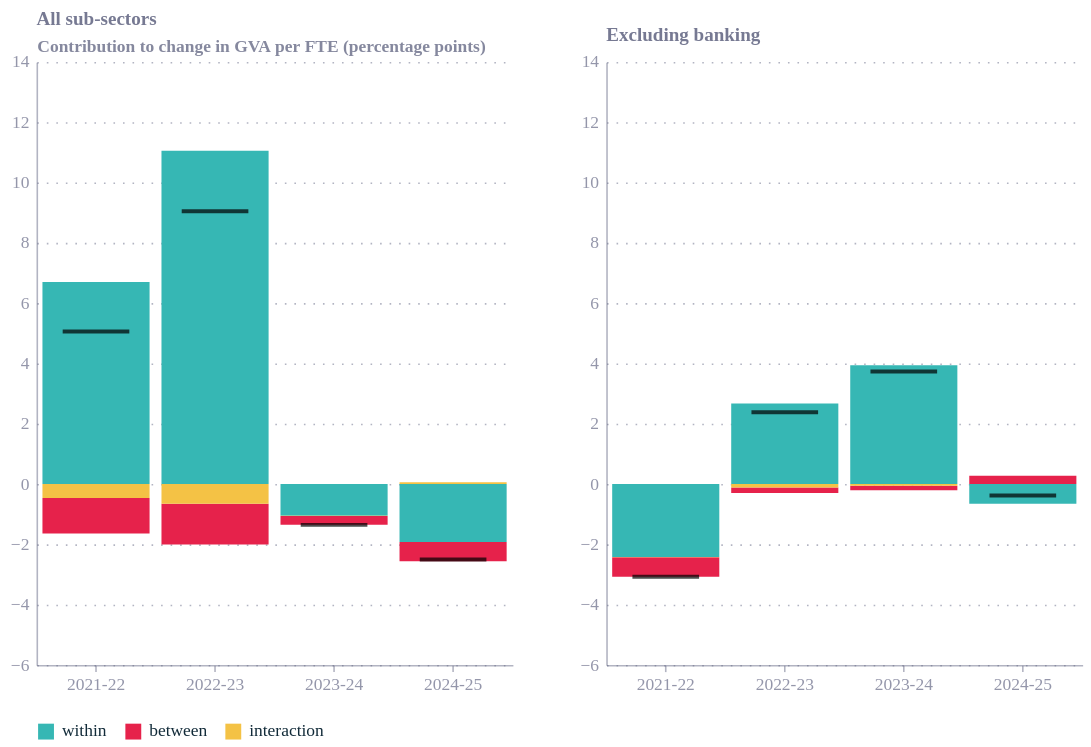

Write notebook code for a chart like this one.
### Code cell
import numpy as np

# ---- annual decomposition, as % of start-year GVA per FTE  (uses w and shiftshare from above)
periods = [(2021, 2022), (2022, 2023), (2023, 2024), (2024, 2025)]
components = ["within", "between", "interaction"]

def decomp_table(df, panel):
    rows = []
    for y0, y1 in periods:
        s = shiftshare(df, y0, y1)
        for comp in components:
            rows.append({"panel": panel, "period": f"{y0}-{str(y1)[2:]}", "component": comp,
                         "pct": s[comp] / s["P0"] * 100})
    return pd.DataFrame(rows)

no_bank = w[w["Division Description"] != "Monetary intermediation"]
d = pd.concat([decomp_table(w, "All sub-sectors"), decomp_table(no_bank, "Excluding banking")])
total = d.groupby(["panel", "period"], as_index=False)["pct"].sum()
print(d.pivot_table(index=["panel", "period"], columns="component", values="pct")
       .assign(total=total.set_index(["panel", "period"])["pct"]).round(1))

pos = d[d.pct > 0].groupby(["panel", "period"])["pct"].sum().max()
neg = d[d.pct < 0].groupby(["panel", "period"])["pct"].sum().min()
ylim = [float(np.floor(min(neg, total.pct.min()) - 1)), float(np.ceil(max(pos, total.pct.max()) + 1))]

def bars(panel, first):
    dd, tt = d[d.panel == panel], total[total.panel == panel]
    b = alt.Chart(dd).mark_bar().encode(
        x=alt.X("period:N", axis=alt.Axis(labelAngle=0), title=None),
        y=alt.Y("pct:Q", scale=alt.Scale(domain=ylim),
                title="Contribution to change in GVA per FTE (percentage points)" if first else None),
        color=alt.Color("component:N", sort=components,
                        legend=alt.Legend(orient="bottom", title=None, labelFontSize=11)))
    t = alt.Chart(tt).mark_tick(color="black", thickness=2.5, size=42).encode(x="period:N", y="pct:Q")
    return alt.layer(b, t).properties(width=300, height=380,
                                      title=alt.Title(panel, fontSize=12, anchor="start"))

decomp_chart = (alt.hconcat(bars("All sub-sectors", True), bars("Excluding banking", False), spacing=40)

    .configure(background="white", font="Circular Std")
    .configure_view(fill="transparent", stroke="transparent"))

decomp_chart.save("jersey_productivity_decomposition.svg")
decomp_chart.save("jersey_productivity_decomposition.png", ppi=288)
decomp_chart

### Figure 1 — Vega-Lite specification as saved in the notebook (floating-point values rounded to 4 significant figures)
{"config": {"font": "Circular Std", "text": {"color": "#676A86", "align": "left", "baseline": "middle", "dx": 7, "dy": 0, "fontSize": 11}, "view": {"stroke": "transparent", "continuousWidth": 400, "continuousHeight": 300, "discreteWidth": 400, "discreteHeight": 300, "fill": "transparent"}, "range": {"category": ["#36B7B4", "#E6224B", "#F4C245", "#0063AF", "#00A767", "#179FDB", "#EB5C2E"], "diverging": ["#E6224B", "#E54753", "#C9C9C9", "#179FDB", "#122B39"], "heatmap": ["#C9C9C9", "#179FDB", "#0063AF", "#122B39"], "ordinal": ["#00A767", "#36B7B4", "#179FDB", "#0063AF", "#243B5A"]}, "bar": {"color": "#179fdb"}, "line": {"color": "#e6224b"}, "rule": {"color": "#676A86"}, "area": {"opacity": 0.3}, "point": {"filled": true, "size": 80, "color": "#e6224b", "opacity": 0.95}, "geoshape": {"stroke": "white", "strokeWidth": 0.3}, "rect": {"fill": "#d6d4d4", "opacity": 0.3}, "axis": {"labelColor": "#676A86", "labelFontSize": 11, "labelFont": "Circular Std", "labelOpacity": 0.7, "tickColor": "#676A86", "tickOpacity": 0.5, "domainColor": "#676A86", "domainOpacity": 0.5, "gridColor": "#676A86", "gridDash": [2, 2], "gridOpacity": 0.5, "title": null, "titleColor": "#676A86", "titleOpacity": 0.8, "tickSize": 4}, "axisXDiscrete": {"grid": false, "labelAngle": 0, "tickCount": 10, "tickOpacity": 0.5, "title": null}, "axisYDiscrete": {"ticks": false, "labelPadding": 5}, "axisXTemporal": {"grid": false, "ticks": true}, "axisXQuantitative": {"grid": true}, "axisYQuantitative": {"gridColor": "#676A86", "gridDash": [1, 5], "gridOpacity": 0.5, "ticks": false, "labelPadding": 5, "tickCount": 8, "titleAngle": 0, "titleAlign": "left", "titleBaseline": "bottom", "titleX": 0, "titleY": -5}, "title": {"color": "#676A86E6", "subtitleColor": "#676A86", "font": "Circular Std", "subtitleFont": "Circular Std", "anchor": "start", "fontSize": 14, "subtitleFontSize": 12, "subtitlePadding": 4, "offset": 0, "frame": "group"}, "legend": {"titleColor": "#122b39", "title": null, "labelColor": "#122b39", "labelFontSize": 11}, "background": "white"}, "hconcat": [{"layer": [{"data": {"name": "data-e82431715d888672d1653f4f485c65d1"}, "mark": {"type": "bar"}, "encoding": {"color": {"field": "component", "legend": {"labelFontSize": 11, "orient": "bottom", "title": null}, "sort": ["within", "between", "interaction"], "type": "nominal"}, "x": {"axis": {"labelAngle": 0}, "field": "period", "title": null, "type": "nominal"}, "y": {"field": "pct", "scale": {"domain": [-5.0, 13.0]}, "title": "Contribution to change in GVA per FTE (percentage points)", "type": "quantitative"}}}, {"data": {"name": "data-f45a7f31326fd46080be518e9ba8332a"}, "mark": {"type": "tick", "color": "black", "size": 42, "thickness": 2.5}, "encoding": {"x": {"field": "period", "type": "nominal"}, "y": {"field": "pct", "type": "quantitative"}}}], "height": 380, "title": {"text": "All sub-sectors", "anchor": "start", "fontSize": 12}, "width": 300}, {"layer": [{"data": {"name": "data-6a7aae4dd28304153385eb5ddff85dac"}, "mark": {"type": "bar"}, "encoding": {"color": {"field": "component", "legend": {"labelFontSize": 11, "orient": "bottom", "title": null}, "sort": ["within", "between", "interaction"], "type": "nominal"}, "x": {"axis": {"labelAngle": 0}, "field": "period", "title": null, "type": "nominal"}, "y": {"field": "pct", "scale": {"domain": [-5.0, 13.0]}, "title": null, "type": "quantitative"}}}, {"data": {"name": "data-176e813cf0b73849a2ac7b55a6b9888e"}, "mark": {"type": "tick", "color": "black", "size": 42, "thickness": 2.5}, "encoding": {"x": {"field": "period", "type": "nominal"}, "y": {"field": "pct", "type": "quantitative"}}}], "height": 380, "title": {"text": "Excluding banking", "anchor": "start", "fontSize": 12}, "width": 300}], "spacing": 40, "$schema": "https://vega.github.io/schema/vega-lite/v6.4.1.json", "datasets": {"data-e82431715d888672d1653f4f485c65d1": [{"panel": "All sub-sectors", "period": "2021-22", "component": "within", "pct": 6.698}, {"panel": "All sub-sectors", "period": "2021-22", "component": "between", "pct": -1.178}, {"panel": "All sub-sectors", "period": "2021-22", "component": "interaction", "pct": -0.4598}, {"panel": "All sub-sectors", "period": "2022-23", "component": "within", "pct": 11.05}, {"panel": "All sub-sectors", "period": "2022-23", "component": "between", "pct": -1.354}, {"panel": "All sub-sectors", "period": "2022-23", "component": "interaction", "pct": -0.6502}, {"panel": "All sub-sectors", "period": "2023-24", "component": "within", "pct": -1.05}, {"panel": "All sub-sectors", "period": "2023-24", "component": "between", "pct": -0.295}, {"panel": "All sub-sectors", "period": "2023-24", "component": "interaction", "pct": -0.00958}, {"panel": "All sub-sectors", "period": "2024-25", "component": "within", "pct": -1.924}, {"panel": "All sub-sectors", "period": "2024-25", "component": "between", "pct": -0.6396}, {"panel": "All sub-sectors", "period": "2024-25", "component": "interaction", "pct": 0.05782}], "data-f45a7f31326fd46080be518e9ba8332a": [{"panel": "All sub-sectors", "period": "2021-22", "pct": 5.061}, {"panel": "All sub-sectors", "period": "2022-23", "pct": 9.049}, {"panel": "All sub-sectors", "period": "2023-24", "pct": -1.354}, {"panel": "All sub-sectors", "period": "2024-25", "pct": -2.506}], "data-6a7aae4dd28304153385eb5ddff85dac": [{"panel": "Excluding banking", "period": "2021-22", "component": "within", "pct": -2.423}, {"panel": "Excluding banking", "period": "2021-22", "component": "between", "pct": -0.6429}, {"panel": "Excluding banking", "period": "2021-22", "component": "interaction", "pct": -0.005254}, {"panel": "Excluding banking", "period": "2022-23", "component": "within", "pct": 2.675}, {"panel": "Excluding banking", "period": "2022-23", "component": "between", "pct": -0.1817}, {"panel": "Excluding banking", "period": "2022-23", "component": "interaction", "pct": -0.1142}, {"panel": "Excluding banking", "period": "2023-24", "component": "within", "pct": 3.938}, {"panel": "Excluding banking", "period": "2023-24", "component": "between", "pct": -0.1515}, {"panel": "Excluding banking", "period": "2023-24", "component": "interaction", "pct": -0.05592}, {"panel": "Excluding banking", "period": "2024-25", "component": "within", "pct": -0.6557}, {"panel": "Excluding banking", "period": "2024-25", "component": "between", "pct": 0.2737}, {"panel": "Excluding banking", "period": "2024-25", "component": "interaction", "pct": -0.001251}], "data-176e813cf0b73849a2ac7b55a6b9888e": [{"panel": "Excluding banking", "period": "2021-22", "pct": -3.071}, {"panel": "Excluding banking", "period": "2022-23", "pct": 2.379}, {"panel": "Excluding banking", "period": "2023-24", "pct": 3.73}, {"panel": "Excluding banking", "period": "2024-25", "pct": -0.3833}]}}
